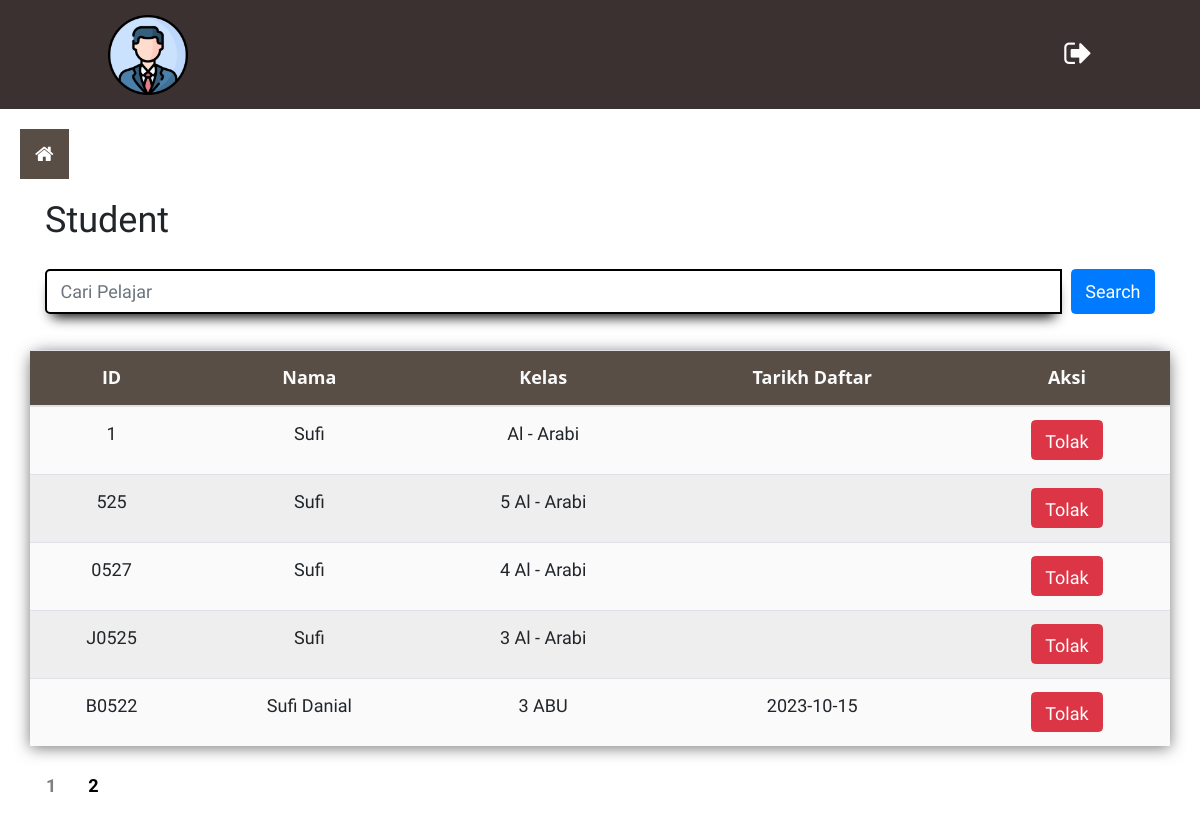
The page /adminView/viewStudents.php on the database as committed earlier.
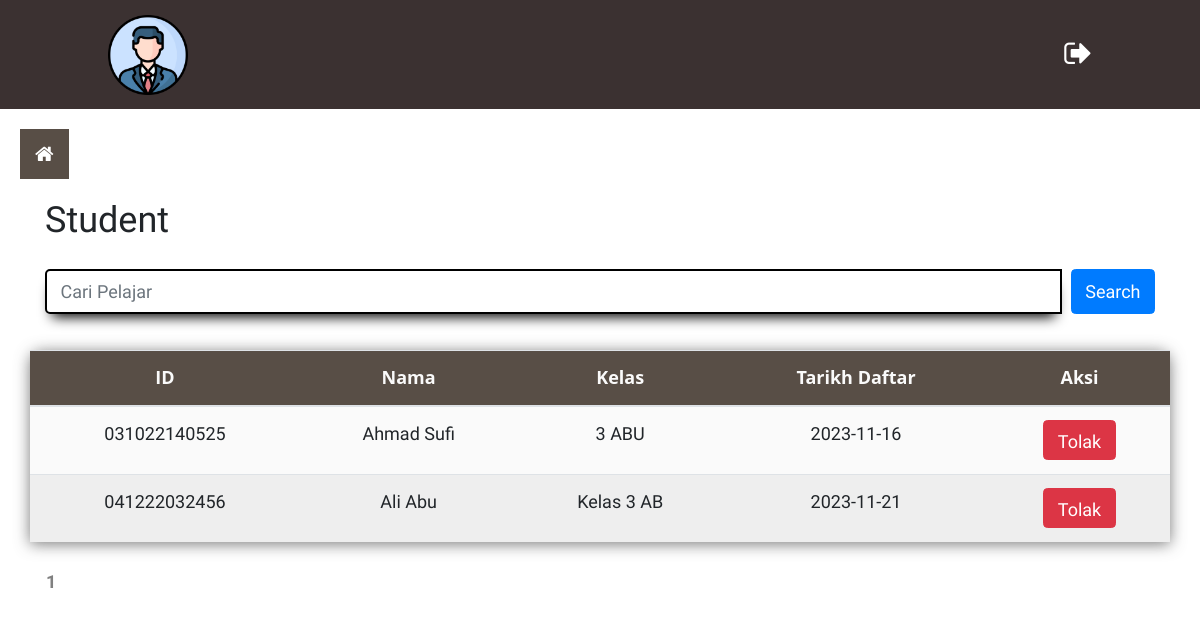
The same page on the database as committed later.
### tables this page shows
CREATE TABLE `tblstudent` (
  `stud_ID` varchar(25) NOT NULL,
  `stud_roles` varchar(9) NOT NULL,
  `stud_Name` varchar(35) NOT NULL,
  `stud_username` varchar(25) NOT NULL,
  `stud_Class` varchar(25) NOT NULL,
  `email` varchar(25) NOT NULL,
  `stud_pwd` varchar(255) NOT NULL,
  `date` date DEFAULT NULL,
  `verification_code` varchar(100) NOT NULL,
  `is_verified` tinyint(1) DEFAULT 0,
  `reset_token` varchar(25) NOT NULL,
  `book_count` int(25) NOT NULL DEFAULT 0,
  `bio` varchar(50) NOT NULL,
  `birthday` date DEFAULT NULL,
  `negeri` varchar(50) NOT NULL,
  `report` varchar(255) NOT NULL
);

### adminView/viewStudents.php (the view, shortened to what this page needs)
<?php
include_once "../config/dbconnect.php";
?>
<!DOCTYPE html>
<html>
<head>
  <head>
    <link rel="stylesheet" href="https://cdn.jsdelivr.net/npm/bootstrap@4.0.0/dist/css/bootstrap.min.css">
    <link rel="stylesheet" href="https://cdnjs.cloudflare.com/ajax/libs/font-awesome/4.7.0/css/font-awesome.min.css">
    <link rel="stylesheet" href="../assets/css/style.css">
  </head>
</head>
<body>
  <div id="main-content" class="allContent-section">
    <?php
    include "../adminHeader.php";
    include "../sidebar.php";
    ?>
    <div class="container">
      <h2>Student</h2>
      <div class="row">
        <div class="col-md-12 mb-3 mt-3">
          <form action="" method="GET">
            <div class="input-group mb-3">
              <input type="text" name="search" required value="<?php if (isset($_GET['search'])) {
                                                                  echo $_GET['search'];
                                                                } ?>" class="form-control custom-form-control" placeholder="Cari Pelajar">
              <button type="submit" class="btn btn-primary ml-2" style="color: white;">Search</button>
            </div>
          </form>
        </div>
        <table class="table">
          <thead>
            <tr>
              <th class="text-center">ID</th>
              <th class="text-center">Nama</th>
              <th class="text-center">Kelas</th>
              <th class="text-center">Tarikh Daftar</th>
              <th class="text-center">Aksi</th>
            </tr>
          </thead>
          <?php
          $resultPage = 5;
          $query = "SELECT * FROM tblstudent ";
          $page = isset($_GET['page']) ? $_GET['page'] : 1;
          $start = ($page - 1) * $resultPage;
          $queryCount = "SELECT COUNT(*) as total FROM tblstudent";
          $totalResult = $conn->query($queryCount)->fetch_assoc()['total'];
          $totalPages = ceil($totalResult / $resultPage);
          $query .= " LIMIT $start, $resultPage";
          $result = $conn->query($query);
          if ($result->num_rows > 0) {
            while ($row = $result->fetch_assoc()) {
          ?>
              <tr>
                <td><?= $row["stud_ID"] ?></td>
                <td><?= $row["stud_Name"] ?></td>
                <td><?= $row["stud_Class"] ?></td>
                <td><?= $row["date"] ?></td>
                <td>
                  <button class="btn btn-danger" style="height:40px" onclick="studentDelete('<?= $row['stud_ID'] ?>')">Tolak</button>
                </td>
              </tr>
            <?php
            }
          } else {
            ?>
            <tr>
              <td colspan="5">No Record Found</td>
            </tr>
          <?php
          }
          ?>
        </table>
        <?php
        echo '<div class="pagination mb-5">';
        for (
          $i = 1;
          $i <= $totalPages;
          $i++
        ) {
          if (
            $i == $page
          ) {
            echo "<span>$i</span>";
          } else {
            echo "<a href='?page=$i'>$i</a>";
          }
        }
        echo '</div>';
        ?>
      </div>
    </div>
  </div>
</body>
</html>

### adminHeader.php (shortened to what this page needs)
<nav class="navbar navbar-expand-lg navbar-light px-5" style="background-color: #3B3131;">
    <a class="navbar-brand ml-5" href="../profie_template/Profile Template/profile.php">
        <img src="../assets/images/logo.png" width="80" height="80" alt="Swiss Collection">
    </a>
    <div>
        <a href="../logout.php" style="text-decoration:none;">
            <i class="fa fa-sign-out mr-5" style="font-size:30px; color:#fff;" aria-hidden="true"></i>
        </a>
    </div>
</nav>

### sidebar.php (shortened to what this page needs)
<div id="main">
    <button class="openbtn" onclick="openNav()"><i class="fa fa-home"></i></button>
</div>

### assets/css/style.css (style rules this page uses)
* { margin: 0; padding: 0; font-family: 'Work Sans', sans-serif; font-size: 18px; }
.openbtn { font-size: 20px; cursor: pointer; padding: 10px 15px; border: none; color: #fff; background-color:#584e46; }
#main { transition: margin-left .5s; padding: 20px; }
table { width: 100%; border-collapse: collapse; border-spacing: 0; box-shadow: 0 2px 15px rgba(64, 64, 64, .7); border-radius: 12px 12px 0 0; margin-bottom: 50px; }
td, th { padding: 10px 16px; text-align: center; }
th { background-color: #584e46; color: #fafafa; font-family: 'Open Sans', Sans-serif; font-weight: bold; }
tr { width: 100%; background-color: #fafafa; font-family: 'Montserrat', sans-serif; }
tr:nth-child(even) { background-color: #eeeeee; }
.custom-form-control { border: solid 2px black; border-radius: 5px; box-shadow: 0px 10px 13px -7px #000000; }
.pagination span { padding:8px 16px; color:gray; font-weight:bold; }
.pagination a { padding:8px 16px; color:black; font-weight:bold; }

Rows that differ between the two databases and show on the page:
removed tblstudent: stud_ID "1", stud_Name "Sufi", stud_Class "Al - Arabi"
removed tblstudent: stud_ID "525", stud_Name "Sufi", stud_Class "5 Al - Arabi"
removed tblstudent: stud_ID "0527", stud_Name "Sufi", stud_Class "4 Al - Arabi"
removed tblstudent: stud_ID "J0525", stud_Name "Sufi", stud_Class "3 Al - Arabi"
removed tblstudent: stud_ID "B0522", stud_Name "Sufi Danial", stud_Class "3 ABU", date "2023-10-15"
added tblstudent: stud_ID "031022140525", stud_Name "Ahmad Sufi", stud_Class "3 ABU", date "2023-11-16"
added tblstudent: stud_ID "041222032456", stud_Name "Ali Abu", stud_Class "Kelas 3 AB", date "2023-11-21"
Other text that changed with them:
list line gone: "2"
